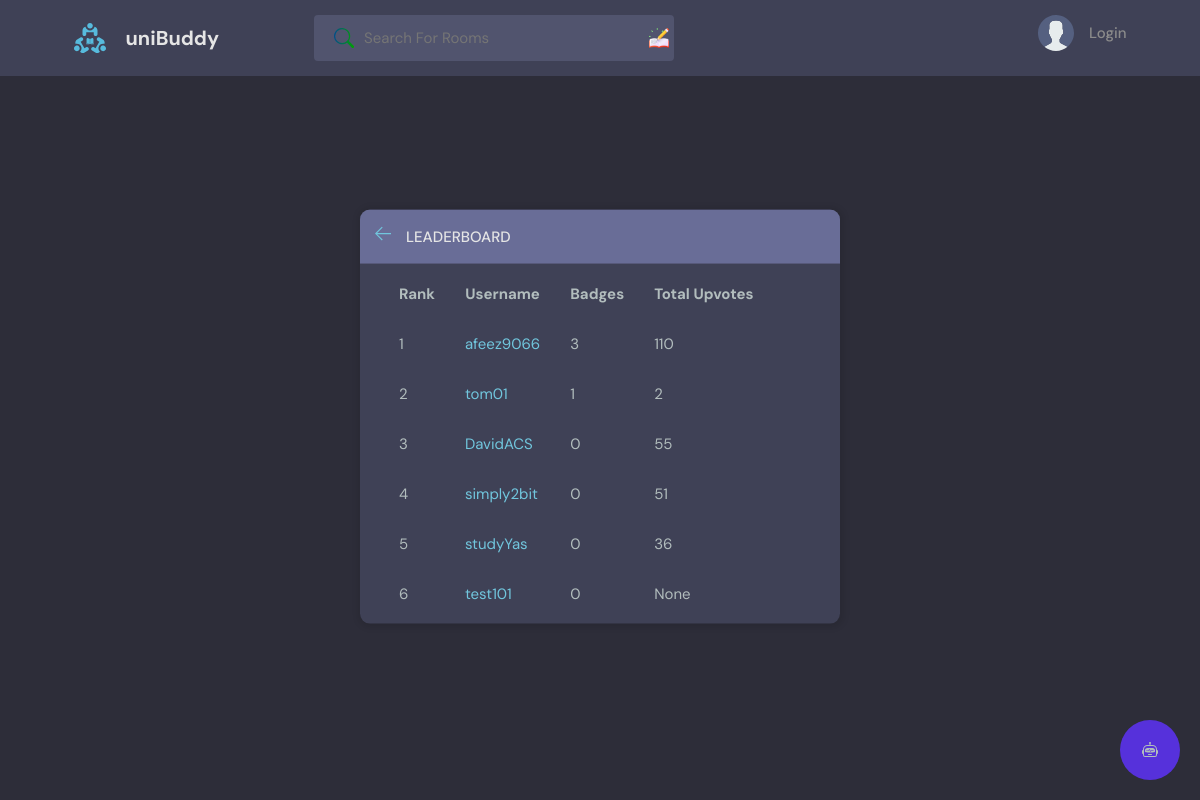
The app's page /leaderboard/, older data.
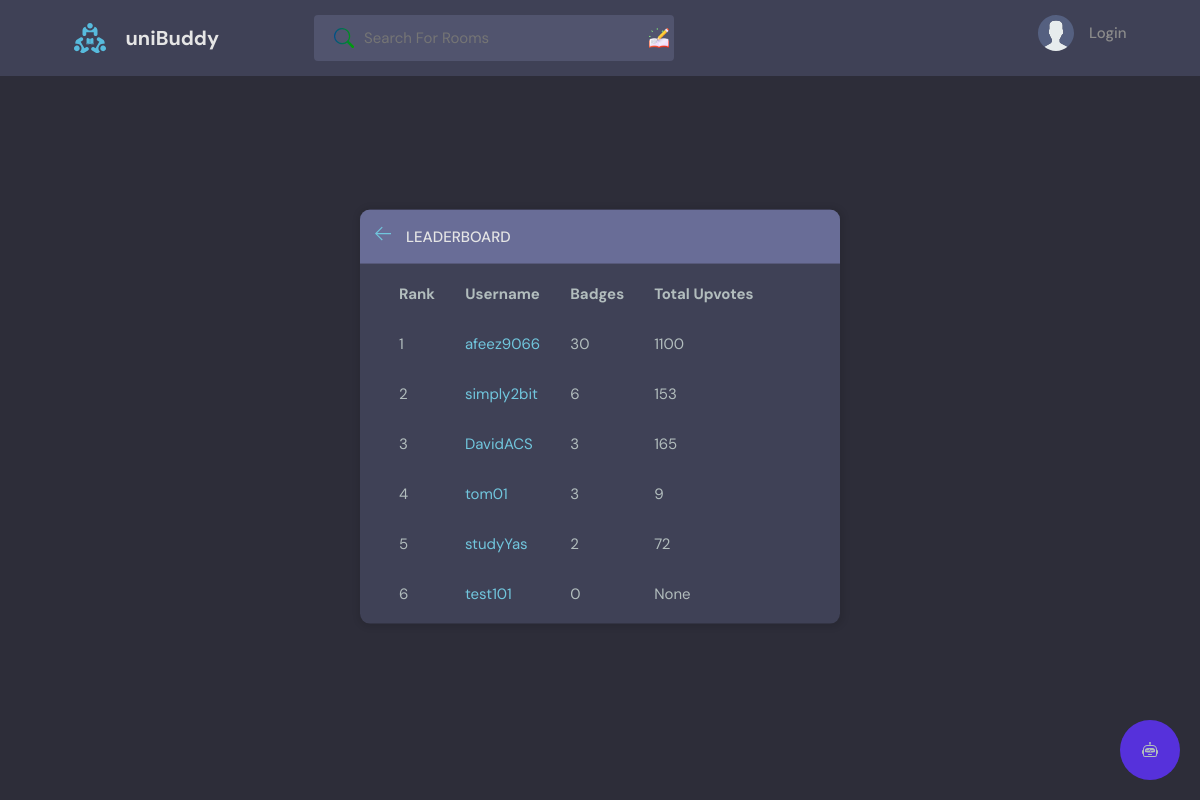
The same page, newer data.
### base/models.py (models this page shows)
class User(AbstractUser):
    name = models.CharField(max_length=200, null=True)
    email = models.EmailField(unique=True, null=True)
    bio = models.TextField(null=True)
    avatar = models.ImageField(null=True, default="avatar.svg")
    followers = models.ManyToManyField('self', related_name='following', blank=True, symmetrical=False)
    follower_count = models.IntegerField(default=0)
    last_checked = models.DateTimeField(auto_now_add=True)
    badges = models.ManyToManyField('base.Badge', blank=True)
    USERNAME_FIELD = 'email'
    REQUIRED_FIELDS = []

### base/views.py (the view)
# urls.py: path('leaderboard/', views.leaderboard, name='leaderboard'),
def leaderboard(request):
    users = User.objects.annotate(
        badge_count=Count('badges'),
        total_upvotes=Sum('created_rooms__upvotes')
    ).order_by('-badge_count', '-total_upvotes')
    context = {'users': users}
    return render(request, 'base/leaderboard.html', context)

### base/templates/base/leaderboard.html
{% extends 'main.html' %}
{% block content %}
<main class="layout">
    <div class="container">
        <div class="layout__box">
            <div class="layout__boxHeader">
                <div class="layout__boxTitle">
                    <a href="{% url 'home' %}">
                        <svg version="1.1" xmlns="http://www.w3.org/2000/svg" width="32" height="32" viewBox="0 0 32 32">
                          <title>arrow-left</title>
                          <path
                            d="M13.723 2.286l-13.723 13.714 13.719 13.714 1.616-1.611-10.96-10.96h27.625v-2.286h-27.625l10.965-10.965-1.616-1.607z">
                          </path>
                        </svg>
                      </a>
                    <h3>Leaderboard</h3>
                </div>
            </div>
            <div class="container">
                <table class="leaderboard-table">
                    <thead>
                        <tr>
                            <th>Rank</th>
                            <th>Username</th>
                            <th>Badges</th>
                            <th>Total Upvotes</th>
                        </tr>
                    </thead>
                    <tbody>
                        {% for user in users %}
                            <tr>
                                <td>{{ forloop.counter }}</td>
                                <td>
                                    <a href="{% url 'user-profile' pk=user.pk %}">
                                        {{ user.username }}
                                    </a>
                                </td>
                                <td>{{ user.badge_count }}</td>
                                <td>{{ user.total_upvotes }}</td>
                            </tr>
                        {% endfor %}
                    </tbody>
                </table>
            </div>
        </div>
    </div>
</main>
{% endblock content %}

### templates/main.html (shortened to what this page needs)
<!DOCTYPE html>
{% load static %}
<html lang="en">
  <head>
    <link rel="stylesheet" href="{% static 'styles/style.css' %}" />
  </head>
  <body>
    {% block navbar %}
    {% include 'navbar.html' %}
    {% endblock navbar %}
    {% block content %}
    {% endblock %}
    <div class="chatbot-icon">
    </div>
  </body>
</html>

### templates/navbar.html (shortened to what this page needs)
{% load static %}
{% load static custom_tags %}
{% load static notification_tags %}
<header class="header header--loggedIn">
    <div class="container">
        <a href="{% url 'home' %}" class="header__logo">
            <img src="{% static 'images/logo.svg' %}" />
            <h1>uniBuddy</h1>
        </a>
        <form class="header__search" method="GET" action="{% url 'home' %}">
            <label>
                <input name="q" placeholder="Search For Rooms" />
                <div class="search-addon"></div>
            </label>
        </form>
        <nav class="header__menu">
            {% if request.user.is_authenticated %}
            <div class="header__user">
                <a href="{% url 'user-profile' request.user.id %}">
                    <div class="avatar avatar--medium active">
                        <img src="{{request.user.avatar.url}}" />
                    </div>
                    <p>{{request.user.name}} <span>@{{request.user.username}}</span></p>
                    <a href="{% url 'get_notifications' %}">
                        <svg xmlns="http://www.w3.org/2000/svg" width="16" height="16" fill="currentColor" class="bi bi-bell" viewBox="0 0 16 16">
                            <path d="M8 16a2 2 0 0 0 2-2H6a2 2 0 0 0 2 2zM8 1.918l-.797.161A4.002 4.002 0 0 0 4 6c0 .628-.134 2.197-.459 3.742-.16.767-.376 1.566-.663 2.258h10.244c-.287-.692-.502-1.49-.663-2.258C12.134 8.197 12 6.628 12 6a4.002 4.002 0 0 0-3.203-3.92L8 1.917zM14.22 12c.223.447.481.801.78 1H1c.299-.199.557-.553.78-1C2.68 10.2 3 6.88 3 6c0-2.42 1.72-4.44 4.005-4.901a1 1 0 1 1 1.99 0A5.002 5.002 0 0 1 13 6c0 .88.32 4.2 1.22 6z"/>
                          </svg>
                        {% unread_notifications_count request.user as notification_count %}
                        {% if notification_count > 0 %}
                            <span class="notification-count">{{ notification_count }}</span>
                        {% endif %}
                    </a>
                    {% unread_messages_count request.user as unreadCount %}
                    <a href="{% url 'inbox' %}">
                        <svg xmlns="http://www.w3.org/2000/svg" width="16" height="16" fill="currentColor" class="bi bi-inboxes" viewBox="0 0 16 16">
                            <path d="M4.98 1a.5.5 0 0 0-.39.188L1.54 5H6a.5.5 0 0 1 .5.5 1.5 1.5 0 0 0 3 0A.5.5 0 0 1 10 5h4.46l-3.05-3.812A.5.5 0 0 0 11.02 1H4.98zm9.954 5H10.45a2.5 2.5 0 0 1-4.9 0H1.066l.32 2.562A.5.5 0 0 0 1.884 9h12.234a.5.5 0 0 0 .496-.438L14.933 6zM3.809.563A1.5 1.5 0 0 1 4.981 0h6.038a1.5 1.5 0 0 1 1.172.563l3.7 4.625a.5.5 0 0 1 .105.374l-.39 3.124A1.5 1.5 0 0 1 14.117 10H1.883A1.5 1.5 0 0 1 .394 8.686l-.39-3.124a.5.5 0 0 1 .106-.374L3.81.563zM.125 11.17A.5.5 0 0 1 .5 11H6a.5.5 0 0 1 .5.5 1.5 1.5 0 0 0 3 0 .5.5 0 0 1 .5-.5h5.5a.5.5 0 0 1 .496.562l-.39 3.124A1.5 1.5 0 0 1 14.117 16H1.883a1.5 1.5 0 0 1-1.489-1.314l-.39-3.124a.5.5 0 0 1 .121-.393zm.941.83.32 2.562a.5.5 0 0 0 .497.438h12.234a.5.5 0 0 0 .496-.438l.32-2.562H10.45a2.5 2.5 0 0 1-4.9 0H1.066z"/>
                        </svg>
                        {% if unreadCount > 0 %}
                            <span class="notification-dot"></span>
                        {% endif %}
                    </a>
                </a>
                <a href="{% url 'follower_list' request.user.id %}">
                    <svg xmlns="http://www.w3.org/2000/svg" viewBox="0 0 24 24"> <g> <path fill="none" d="M0 0h24v24H0z"/>
                        <path d="M13 14.062V22H4a8 8 0 0 1 9-7.938zM12 13c-3.315 0-6-2.685-6-6s2.685-6 6-6 6 2.685 6 6-2.685 6-6 6zm5.793 6.914l3.535-3.535 1.415 1.414-4.95 4.95-3.536-3.536 1.415-1.414 2.12 2.121z"/> </g>
                    </svg>
                </a>
                <a href="{% url 'leaderboard' %}">
                    <svg xmlns="http://www.w3.org/2000/svg" width="16" height="16" fill="currentColor" class="bi bi-bar-chart-steps" viewBox="0 0 16 16">
                        <path d="M.5 0a.5.5 0 0 1 .5.5v15a.5.5 0 0 1-1 0V.5A.5.5 0 0 1 .5 0zM2 1.5a.5.5 0 0 1 .5-.5h4a.5.5 0 0 1 .5.5v1a.5.5 0 0 1-.5.5h-4a.5.5 0 0 1-.5-.5v-1zm2 4a.5.5 0 0 1 .5-.5h7a.5.5 0 0 1 .5.5v1a.5.5 0 0 1-.5.5h-7a.5.5 0 0 1-.5-.5v-1zm2 4a.5.5 0 0 1 .5-.5h6a.5.5 0 0 1 .5.5v1a.5.5 0 0 1-.5.5h-6a.5.5 0 0 1-.5-.5v-1zm2 4a.5.5 0 0 1 .5-.5h7a.5.5 0 0 1 .5.5v1a.5.5 0 0 1-.5.5h-7a.5.5 0 0 1-.5-.5v-1z"/>
                    </svg>
                </a>
                <button class="dropdown-button">
                    <svg version="1.1" xmlns="http://www.w3.org/2000/svg" width="32" height="32" viewBox="0 0 32 32">
                        <title>chevron-down</title>
                        <path d="M16 21l-13-13h-3l16 16 16-16h-3l-13 13z"></path>
                    </svg>
                </button>
            </div>
            {% else %}
            <a href="{% url 'login' %}">
                <img src="{% static 'images/avatar.svg' %}" />
                <p>Login</p>
            </a>
            {% endif %}
        </nav>
    </div>
</header>

### static/styles/style.css (style rules this page uses)
:root { --color-main: #71c6dd; --color-main-light: #e1f6fb; --color-dark: #3f4156; --color-dark-medium: #51546e; --color-dark-light: #696d97; --color-light: #e5e5e5; --color-gray: #8b8b8b; --color-light-gray: #b2bdbd; --color-bg: #2d2d39; --color-success: #5dd693; --color-error: #fc4b0b; }
* { font-family: "DM Sans", -apple-system, BlinkMacSystemFont, "Segoe UI", Roboto, Oxygen, Ubuntu, Cantarell, "Open Sans", "Helvetica Neue", sans-serif; margin: 0; padding: 0; box-sizing: border-box; text-rendering: optimizeLegibility; font-size: inherit; }
html { font-size: 56.25%; }
@media only screen and (min-width: 1200px) { html { font-size: 62.5%; } }
body { line-height: 1.6; font-weight: 400; font-size: 1.5rem; color: var(--color-light-gray); background-color: var(--color-bg); min-height: 100vh; }
img { width: 100%; }
a { display: inline-block; color: var(--color-main); text-decoration: none; }
.container { max-width: 120rem; width: 90%; margin: auto; }
.header { padding: 1.5rem; background-color: var(--color-dark); }
.header > .container { display: flex; gap: 9.5rem; }
.header__logo, .header__user { display: flex; gap: 2rem; align-items: center; }
.header__logo > img { height: 3.2rem; width: 3.2rem; }
.header__logo > h1 { font-weight: 700; font-size: 2rem; color: var(--color-light); }
.header__search > label { background-color: var(--color-dark-medium); padding: 1.3rem 1rem; display: flex; align-items: center; gap: 1rem; border-radius: 4px; }
.header__search svg { fill: var(--color-gray); width: 2rem; height: 2rem; margin-left: 1rem; }
.header__search input { width: 30rem; background: transparent; border: none; outline: none; color: var(--color-light); }
.header__menu { margin-left: auto; position: relative; }
.header__menu a { display: flex; gap: 1.5rem; align-items: center; font-weight: 500; text-decoration: none; color: var(--color-gray); }
.header__menu img { height: 3.6rem; }
.header__menu p { line-height: 1.2; }
.header__search label { position: relative; }
.search-addon { position: absolute; right: 5px; top: 50%; transform: translateY(-50%); width: 20px; height: 20px; background-image: url('/static/images/icons/homework.png'); background-size: cover; background-position: center; background-repeat: no-repeat; }
.search-icon { transition: fill 0.3s ease-in-out; }
.layout { margin-top: 2.4rem; }
.layout > .container { display: flex; justify-content: space-between; align-items: flex-start; }
.layout__box { width: 90%; max-width: 48rem; min-height: 40rem; position: absolute; top: 50%; left: 50%; transform: translate(-50%, -46%); background-color: var(--color-dark); border-radius: 1rem; box-shadow: 1px 1px 6px 3px rgba(0, 0, 0, 0.1); overflow: hidden; }
.layout__boxHeader { display: flex; padding: 1.5rem; background-color: var(--color-dark-light); }
.layout__boxTitle { display: flex; gap: 1.5rem; align-items: center; }
.layout__boxTitle h3 { text-transform: uppercase; font-weight: 500; color: var(--color-light); }
.layout__boxTitle svg { width: 1.6rem; height: 1.6rem; fill: var(--color-main); }
html, body { height: 100%; }
body { position: relative; min-height: 100%; margin: 0; padding-bottom: 80px; }
.chatbot-icon { position: fixed; bottom: 20px; right: 20px; width: 60px; height: 60px; background-color: #5631db; border-radius: 50%; cursor: pointer; display: flex; justify-content: center; align-items: center; z-index: 1000; }
.leaderboard-table { border-collapse: separate; border-spacing: 0 10px; }
.leaderboard-table th, .leaderboard-table td { padding: 8px 15px; }

Row changes from the older to the newer data that the page shows:
computed for User "afeez9066": badge_count "3" → "30"; total_upvotes "110" → "1100"
shown differently, row unchanged: User "simply2bit": badge_count "0" → "6"; total_upvotes "51" → "153"; moves up the list
shown differently, row unchanged: User "DavidACS": badge_count "0" → "3"; total_upvotes "55" → "165"; moves down the list
computed for User "tom01": badge_count "1" → "3"; total_upvotes "2" → "9"
changed User "studyYas": badge_count "0" → "2"; total_upvotes "36" → "72"
